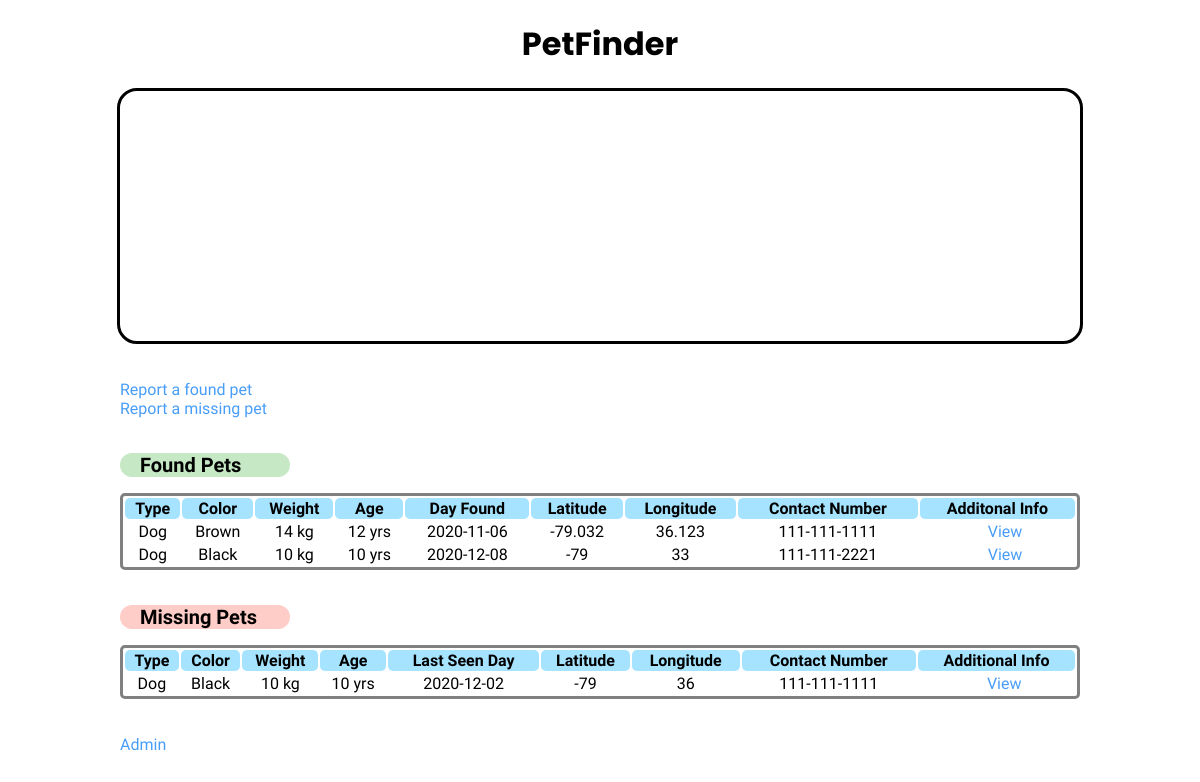
The page / on the database its author committed.
### tables this page shows
CREATE TABLE `found` (
  `id` int(11) NOT NULL,
  `type` varchar(50) NOT NULL,
  `color` varchar(50) NOT NULL,
  `weight` varchar(10) DEFAULT NULL,
  `age` varchar(10) DEFAULT NULL,
  `day` date DEFAULT NULL,
  `lat` varchar(50) DEFAULT NULL,
  `lon` varchar(50) DEFAULT NULL,
  `contact` varchar(50) NOT NULL,
  `info` text DEFAULT NULL
);

CREATE TABLE `missing` (
  `id` int(11) NOT NULL,
  `type` varchar(50) NOT NULL,
  `color` varchar(50) NOT NULL,
  `weight` varchar(10) DEFAULT NULL,
  `age` varchar(10) DEFAULT NULL,
  `day` date DEFAULT NULL,
  `lat` varchar(50) DEFAULT NULL,
  `lon` varchar(50) DEFAULT NULL,
  `contact` varchar(50) NOT NULL,
  `info` text DEFAULT NULL
);

### index.php (the view, shortened to what this page needs)
<html lang="en">
<head>
  <link href='https://api.tiles.mapbox.com/mapbox-gl-js/v1.12.0/mapbox-gl.css' rel='stylesheet' />
</head>
<body>
  <h1> PetFinder </h1>
  <div id='map'></div>
  <?php
  require('config.php');
    $conn = new mysqli($servername, $username, $pwd, $db);
    $sql = "SELECT type, color, weight, age, day, lat, lon,
    contact, info FROM found";
    $result = $conn->query($sql);
    ?>
    <br>
    <br>
    <div class="report">
      <a href="entryForms/foundForm.php"> Report a found pet </a> <br>
      <a href="entryForms/missingForm.php"> Report a missing pet </a> <br> <br>
    </div>
    <table class="table table-striped pet-table">
      <thead>
        <h2 class="found-field"> Found Pets </h2>
        <tr>
          <th>Type</th>
          <th>Color</th>
          <th>Weight</th>
          <th>Age</th>
          <th>Day Found</th>
          <th>Latitude</th>
          <th>Longitude</th>
          <th>Contact Number</th>
          <th>Additonal Info</th>
        </tr>
      </thead>
      <tbody>
        <?php
        if ($result->num_rows > 0)
        {
          while ($row = $result->fetch_assoc())
          {
            $type = $row["type"];
            $color = $row["color"];
            $weight = $row["weight"];
            $age = $row["age"];
            $day = $row["day"];
            $lat = $row["lat"];
            $lon = $row["lon"];
            $info = $row["info"];
            $contact = $row["contact"];
            $customURL = "moreInfo.php?type=$type&color=$color"
            . "&weight=$weight&age=$age&day=$day"
            . "&lat=$lat&lon=$lon&contact=$contact"
            . "&info=$info";
            echo "<tr><td>$type</td><td>$color</td><td>$weight kg</td><td>$age yrs</td><td>$day</td><td>$lat ".
            "</td><td>$lon</td><td>$contact</td><td><a href='$customURL'>View</a></td></tr>";
          }
        } else {
          echo "No entries";
        }
        ?>
        <?php
          $servername = "localhost";
          $username = "root";
          $pwd = "";
          $db = "pet_find";
          $conn = new mysqli($servername, $username, $pwd, $db);
          $sql = "SELECT type, color, weight, age, day, lat, lon,
          contact, info FROM missing";
          $mresult = $conn->query($sql); ?>
          <table class="table table-striped pet-table">
            <thead>
              <br>
              <h2 class="missing-field"> Missing Pets </h2>
              <tr>
                <th>Type</th>
                <th>Color</th>
                <th>Weight</th>
                <th>Age</th>
                <th>Last Seen Day</th>
                <th>Latitude</th>
                <th>Longitude</th>
                <th>Contact Number</th>
                <th>Additional Info</th>
              </tr>
            </thead>
            <tbody>
              <?php
              if ($result->num_rows > 0)
              {
                while ($row = $mresult->fetch_assoc())
                {
                  $type = $row["type"];
                  $color = $row["color"];
                  $weight = $row["weight"];
                  $age = $row["age"];
                  $day = $row["day"];
                  $lat = $row["lat"];
                  $lon = $row["lon"];
                  $contact = $row["contact"];
                  $info = $row["info"];
                  $customURL = "moreInfo.php?type=$type&color=$color"
                  . "&weight=$weight&age=$age&day=$day"
                  . "&lat=$lat&lon=$lon&contact=$contact"
                  . "&info=$info";
                  echo "<tr><td>$type</td><td>$color</td><td>$weight kg</td><td>$age yrs</td><td>$day</td><td>$lat
                  </td><td>$lon</td><td>$contact</td><td><a href='$customURL'>View</a></td></tr>";
                }
              } else {
                echo "No entries";
              }
              ?>
          </tbody>
        </table>
        <br> <br> <a href='admin/adminLogin.php'>Admin</a>
      </body>
      </html>

### index.php (style rules this page uses)
body { margin: 0; padding: 0; padding-bottom: 100px; }
h1 { font-family: 'Poppins', sans-serif; text-align: center; margin-top: 20px; margin-bottom: 20px; }
h2 { font-family: 'Assistant', sans-serif; margin-left: 10%; padding-left: 20px; font-size: 20px; }
a, a:visited, a:link, a:after { font-family: 'Assistant', sans-serif; padding-left: 10%; text-decoration: none; text-decoration: none; color: #489df7; }
td { text-align: center; }
p, td { font-family: 'Assistant', sans-serif; }
th { font-family: 'Assistant', sans-serif; background-color: #a6e3ff; border-radius: 5px; }
#map { margin: auto; top: 0; bottom: 0; width: 80%; height: 250px; border-radius: 20px; border-style: solid; }
.pet-table { width: 80%; margin: auto; border-style: solid; border-radius: 5px; }
.missing-field { background-color: #ffcdc7; border-radius: 20px; width: 150px; }
.found-field { background-color: #C6E8C4; border-radius: 20px; width: 150px; }

### rows shown on the page
found: type "Dog", color "Brown", weight "14", age "12", day "2020-11-06", lat "-79.032", lon "36.123", contact "111-111-1111"
found: type "Dog", color "Black", weight "10", age "10", day "2020-12-08", lat "-79", lon "33", contact "111-111-2221"
missing: type "Dog", color "Black", weight "10", age "10", day "2020-12-02", lat "-79", lon "36", contact "111-111-1111"
